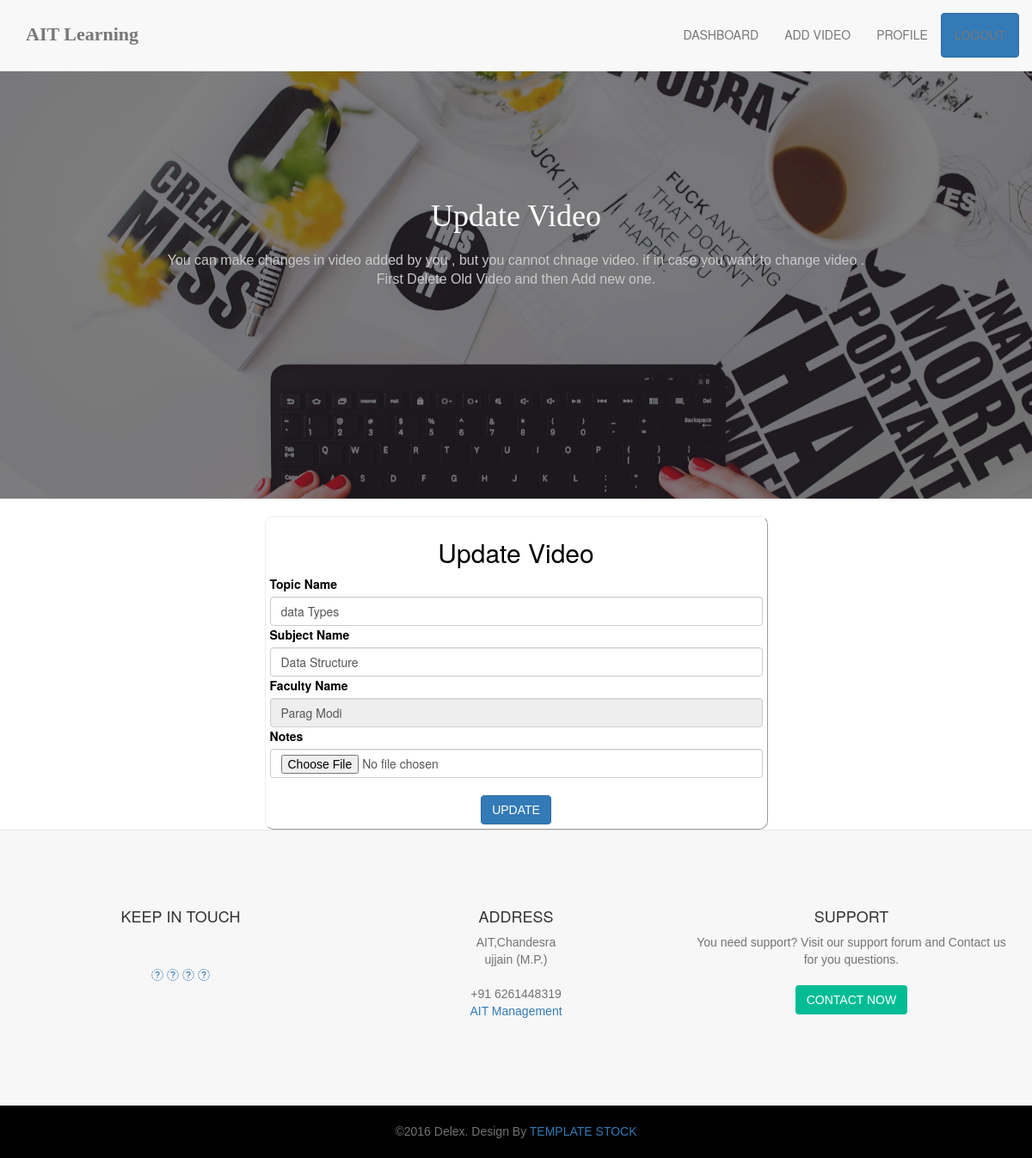
The app's page /faculty/Edit_Video/8 (signed in) with its own data.
### faculty/models.py (models this page shows, shortened)
class Video(Model):
    topic_name=models.CharField(max_length=200)
    subject_name=models.CharField(max_length=200)
    faculty_name=models.CharField(max_length=200)
    faculty_email=models.CharField(max_length=200)
    notes=models.FileField(upload_to='media/image/notes/',blank=True)
    video=models.FileField(upload_to='media/image/video/')
    date=models.DateTimeField(auto_now_add=True)

### faculty/views.py (the view)
# urls.py: path('Edit_Video/<id>', views.edit_video, name="edit_video"),
def edit_video(request,id):
    if 'email' in request.session:
        edt_obj=Video.objects.get(id=id)
        return render(request,'faculty/edit_video.html',{"data":edt_obj})
    else:
        messages.error(request,"session is out , please login")
        return render(request,'faculty_login.html')

### templates/faculty/edit_video.html (shortened to what this page needs)
{% extends 'faculty/faculty_base.html' %}
{% block content %}
    <section class="main-home" id="home">
      <div class="home-page-photo"></div>
      <div class="home__header-content">
        <div id="main-home-carousel" class="owl-carousel">
          <div>
            <h1 class="intro-title">Update Video</h1>
            <p class="intro-text">You can make changes in video added by you , but you cannot chnage video. if in case you want to change video .
            <br>First Delete Old Video and then Add new one.</p>
          </div>
        </div>
      </div>
    </section>
<br>
<div class="row">
<div class="col-md-3">
</div>
<div class="col-md-6">
    <div class="card-body">
         <form style="text-align:left;width:100%;border:1px;border-style: outset;padding: 5px;color: black;background-color: white;border-radius: 10px; "  method="post" action="{% url 'do_edit_video' id=data.id %}" enctype="multipart/form-data">
                <h2 style="text-align: center">Update Video</h2>
  <div class="mb-3">
    <label for="exampleInputEmail1" class="form-label">Topic Name</label>
    <input type="text" name="topic_name" value="{{ data.topic_name }}" class="form-control" id="exampleInputEmail1" aria-describedby="emailHelp">
   </div>
  <div class="mb-3">
    <label for="exampleInputEmail1" class="form-label">Subject Name </label>
    <input type="text" value="{{ data.subject_name }}" name="subject_name" class="form-control" id="exampleInputEmail1" aria-describedby="emailHelp">
   </div>
  <div class="mb-3">
    <label for="exampleInputEmail1" class="form-label">Faculty Name</label>
    <input type="text" name="faculty_name" value="{{ data.faculty_name }}" class="form-control" id="exampleInputEmail1" aria-describedby="emailHelp" readonly>
   </div>
               <div class="mb-3">
    <label for="exampleInputEmail1" class="form-label">Notes</label>
    <input type="file" name="notes"   class="form-control" id="exampleInputEmail1" value="{{ data.notes.url }}"  placeholder="Choose Pdf" aria-describedby="emailHelp" required>
   </div>
<br>
 <center> <button type="submit" class="btn btn-primary">Update</button>
<br>
 </center>
            </form>
       </div>
</div>
<div class="col-md-3">
</div>
</div>
{% endblock %}

### static/css/style.css (style rules this page uses)
html,body { height: 100%; }
body { font-family: 'Signika Negative', sans-serif; font-weight: 400; color: #535353; }
*,*:before,*:after { -webkit-box-sizing: border-box; -moz-box-sizing: border-box; box-sizing: border-box; }
p { color: #737373; }
h1,h2,h3,h4,h5,h6,p { font-family: 'Signika Negative', sans-serif; }
.btn { font-size: 14px; font-family: 'Signika Negative', sans-serif; text-transform: uppercase; border-radius: 0; }
.form-control { box-shadow: none; -webkit-box-shadow: none; border-radius: 0px; height: 38px; }
section { position: relative; padding-top: 80px; padding-bottom: 80px; background-color: #fff; }
.main-home { padding: 330px 0px 250px 0; z-index: 1; text-align: center; position: relative; font-size: 13px; color: #fff; background: #000; min-height: 400px; }
.home-page-photo { background-image: url(../images/bg-5.jpg); background-size: cover; z-index: -1; position: absolute; top: 0; opacity: 0.50; right: 0; bottom: 0; left: 0; }
.home__header-content { -webkit-transform: translateY(-50%); -ms-transform: translateY(-50%); transform: translateY(-50%); position: absolute; top: 50%; left: 0; right: 0; }
.home__header-content h1 { font-family: 'Kameron', serif; }
.home__header-content p { font-weight: 300; font-size: 16px; margin-top: 20px; }
#main-home-carousel .intro-title { font-family: 'Kameron', serif; }
#main-home-carousel .intro-text { color: #cacaca; font-weight: 300; margin-bottom: 30px; }

### records on screen
Video: topic_name "data Types", subject_name "Data Structure", faculty_name "Parag Modi"
